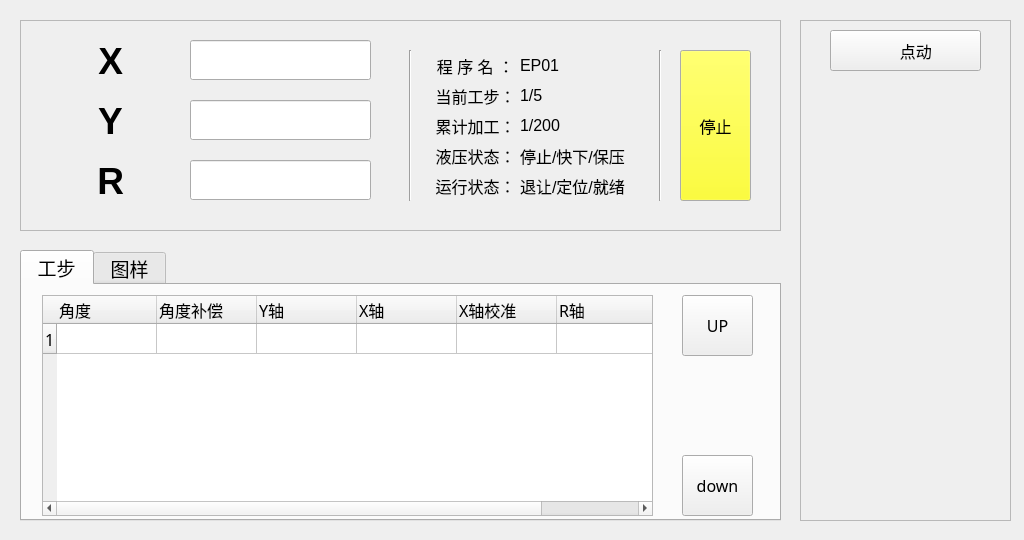
<?xml version="1.0" encoding="UTF-8"?>
<ui version="4.0">
 <class>RunState</class>
 <widget class="QWidget" name="RunState">
  <property name="geometry">
   <rect>
    <x>0</x>
    <y>0</y>
    <width>1024</width>
    <height>540</height>
   </rect>
  </property>
  <property name="windowTitle">
   <string>Form</string>
  </property>
  <widget class="QTabWidget" name="tabWidget">
   <property name="geometry">
    <rect>
     <x>20</x>
     <y>250</y>
     <width>761</width>
     <height>271</height>
    </rect>
   </property>
   <property name="font">
    <font>
     <pointsize>14</pointsize>
    </font>
   </property>
   <property name="tabShape">
    <enum>QTabWidget::Rounded</enum>
   </property>
   <property name="currentIndex">
    <number>0</number>
   </property>
   <widget class="QWidget" name="tab">
    <attribute name="title">
     <string> 工步 </string>
    </attribute>
    <widget class="QTableWidget" name="tableWidget_Run">
     <property name="geometry">
      <rect>
       <x>20</x>
       <y>10</y>
       <width>611</width>
       <height>221</height>
      </rect>
     </property>
     <property name="sizePolicy">
      <sizepolicy hsizetype="Expanding" vsizetype="Expanding">
       <horstretch>0</horstretch>
       <verstretch>0</verstretch>
      </sizepolicy>
     </property>
     <property name="font">
      <font>
       <family>Sans Serif</family>
       <pointsize>12</pointsize>
      </font>
     </property>
     <property name="cursor" stdset="0">
      <cursorShape>ArrowCursor</cursorShape>
     </property>
     <property name="mouseTracking">
      <bool>true</bool>
     </property>
     <property name="focusPolicy">
      <enum>Qt::NoFocus</enum>
     </property>
     <property name="acceptDrops">
      <bool>true</bool>
     </property>
     <property name="layoutDirection">
      <enum>Qt::LeftToRight</enum>
     </property>
     <property name="midLineWidth">
      <number>1</number>
     </property>
     <property name="verticalScrollBarPolicy">
      <enum>Qt::ScrollBarAsNeeded</enum>
     </property>
     <property name="horizontalScrollBarPolicy">
      <enum>Qt::ScrollBarAsNeeded</enum>
     </property>
     <property name="autoScrollMargin">
      <number>16</number>
     </property>
     <property name="editTriggers">
      <set>QAbstractItemView::NoEditTriggers</set>
     </property>
     <property name="dragEnabled">
      <bool>false</bool>
     </property>
     <property name="selectionMode">
      <enum>QAbstractItemView::SingleSelection</enum>
     </property>
     <property name="selectionBehavior">
      <enum>QAbstractItemView::SelectRows</enum>
     </property>
     <property name="textElideMode">
      <enum>Qt::ElideRight</enum>
     </property>
     <property name="gridStyle">
      <enum>Qt::SolidLine</enum>
     </property>
     <property name="sortingEnabled">
      <bool>false</bool>
     </property>
     <property name="rowCount">
      <number>1</number>
     </property>
     <property name="columnCount">
      <number>6</number>
     </property>
     <attribute name="horizontalHeaderCascadingSectionResizes">
      <bool>false</bool>
     </attribute>
     <attribute name="horizontalHeaderMinimumSectionSize">
      <number>27</number>
     </attribute>
     <attribute name="horizontalHeaderShowSortIndicator" stdset="0">
      <bool>false</bool>
     </attribute>
     <attribute name="horizontalHeaderStretchLastSection">
      <bool>false</bool>
     </attribute>
     <attribute name="verticalHeaderDefaultSectionSize">
      <number>30</number>
     </attribute>
     <attribute name="verticalHeaderShowSortIndicator" stdset="0">
      <bool>false</bool>
     </attribute>
     <row/>
     <column>
      <property name="text">
       <string>角度</string>
      </property>
      <property name="font">
       <font>
        <pointsize>12</pointsize>
       </font>
      </property>
      <property name="textAlignment">
       <set>AlignLeft|AlignVCenter</set>
      </property>
     </column>
     <column>
      <property name="text">
       <string>角度补偿</string>
      </property>
      <property name="font">
       <font>
        <family>Sans Serif</family>
        <pointsize>12</pointsize>
       </font>
      </property>
      <property name="textAlignment">
       <set>AlignLeft|AlignVCenter</set>
      </property>
     </column>
     <column>
      <property name="text">
       <string>Y轴</string>
      </property>
      <property name="font">
       <font>
        <family>Sans Serif</family>
        <pointsize>12</pointsize>
       </font>
      </property>
      <property name="textAlignment">
       <set>AlignLeft|AlignVCenter</set>
      </property>
     </column>
     <column>
      <property name="text">
       <string>X轴</string>
      </property>
      <property name="font">
       <font>
        <family>Sans Serif</family>
        <pointsize>12</pointsize>
       </font>
      </property>
      <property name="textAlignment">
       <set>AlignLeft|AlignVCenter</set>
      </property>
     </column>
     <column>
      <property name="text">
       <string>X轴校准</string>
      </property>
      <property name="font">
       <font>
        <family>Sans Serif</family>
        <pointsize>12</pointsize>
       </font>
      </property>
      <property name="textAlignment">
       <set>AlignLeft|AlignVCenter</set>
      </property>
     </column>
     <column>
      <property name="text">
       <string>R轴</string>
      </property>
      <property name="font">
       <font>
        <family>Sans Serif</family>
        <pointsize>12</pointsize>
       </font>
      </property>
      <property name="textAlignment">
       <set>AlignLeft|AlignVCenter</set>
      </property>
     </column>
     <item row="0" column="0">
      <property name="text">
       <string/>
      </property>
      <property name="font">
       <font>
        <family>文泉驿微米黑</family>
       </font>
      </property>
     </item>
    </widget>
    <widget class="QToolButton" name="pushButton_Left_1">
     <property name="geometry">
      <rect>
       <x>660</x>
       <y>10</y>
       <width>71</width>
       <height>61</height>
      </rect>
     </property>
     <property name="font">
      <font>
       <family>Sans Serif</family>
       <pointsize>12</pointsize>
      </font>
     </property>
     <property name="text">
      <string>UP</string>
     </property>
     <property name="icon">
      <iconset resource="A66-appsrc.qrc">
       <normaloff>:/ico/ICO/P2-UP.png</normaloff>:/ico/ICO/P2-UP.png</iconset>
     </property>
     <property name="iconSize">
      <size>
       <width>36</width>
       <height>36</height>
      </size>
     </property>
     <property name="toolButtonStyle">
      <enum>Qt::ToolButtonIconOnly</enum>
     </property>
    </widget>
    <widget class="QToolButton" name="pushButton_Left_4">
     <property name="geometry">
      <rect>
       <x>660</x>
       <y>170</y>
       <width>71</width>
       <height>61</height>
      </rect>
     </property>
     <property name="font">
      <font>
       <family>Sans Serif</family>
       <pointsize>12</pointsize>
      </font>
     </property>
     <property name="text">
      <string>down</string>
     </property>
     <property name="icon">
      <iconset resource="A66-appsrc.qrc">
       <normaloff>:/ico/ICO/P2-DOWN.png</normaloff>:/ico/ICO/P2-DOWN.png</iconset>
     </property>
     <property name="iconSize">
      <size>
       <width>36</width>
       <height>36</height>
      </size>
     </property>
    </widget>
    <zorder>tableWidget_Run</zorder>
    <zorder>pushButton_Left_1</zorder>
    <zorder>pushButton_Left_4</zorder>
    <zorder>tableWidget_Programdb</zorder>
    <zorder>tableWidget_Programdb</zorder>
   </widget>
   <widget class="QWidget" name="tab_2">
    <attribute name="title">
     <string> 图样 </string>
    </attribute>
    <widget class="QLabel" name="label_pic">
     <property name="geometry">
      <rect>
       <x>220</x>
       <y>40</y>
       <width>261</width>
       <height>171</height>
      </rect>
     </property>
     <property name="text">
      <string/>
     </property>
     <property name="pixmap">
      <pixmap resource="A66-appsrc.qrc">:/PIC/PIC/P01.jpg</pixmap>
     </property>
     <property name="scaledContents">
      <bool>true</bool>
     </property>
    </widget>
    <widget class="QGraphicsView" name="graphicsView">
     <property name="geometry">
      <rect>
       <x>20</x>
       <y>20</y>
       <width>711</width>
       <height>211</height>
      </rect>
     </property>
    </widget>
    <zorder>graphicsView</zorder>
    <zorder>label_pic</zorder>
   </widget>
  </widget>
  <widget class="QFrame" name="frame">
   <property name="geometry">
    <rect>
     <x>20</x>
     <y>20</y>
     <width>761</width>
     <height>211</height>
    </rect>
   </property>
   <property name="frameShape">
    <enum>QFrame::StyledPanel</enum>
   </property>
   <property name="frameShadow">
    <enum>QFrame::Raised</enum>
   </property>
   <widget class="QToolButton" name="toolButton">
    <property name="geometry">
     <rect>
      <x>30</x>
      <y>140</y>
      <width>101</width>
      <height>41</height>
     </rect>
    </property>
    <property name="font">
     <font>
      <pointsize>28</pointsize>
      <weight>75</weight>
      <bold>true</bold>
     </font>
    </property>
    <property name="text">
     <string>  R</string>
    </property>
    <property name="icon">
     <iconset resource="A66-appsrc.qrc">
      <normaloff>:/ico/ICO/P1-START.png</normaloff>:/ico/ICO/P1-START.png</iconset>
    </property>
    <property name="iconSize">
     <size>
      <width>30</width>
      <height>30</height>
     </size>
    </property>
    <property name="toolButtonStyle">
     <enum>Qt::ToolButtonTextBesideIcon</enum>
    </property>
    <property name="autoRaise">
     <bool>true</bool>
    </property>
   </widget>
   <widget class="QLineEdit" name="lineEdit_RCurrentPos">
    <property name="geometry">
     <rect>
      <x>170</x>
      <y>140</y>
      <width>181</width>
      <height>40</height>
     </rect>
    </property>
    <property name="font">
     <font>
      <pointsize>12</pointsize>
     </font>
    </property>
    <property name="cursor">
     <cursorShape>ArrowCursor</cursorShape>
    </property>
    <property name="text">
     <string/>
    </property>
    <property name="readOnly">
     <bool>true</bool>
    </property>
   </widget>
   <widget class="QToolButton" name="toolButton_2">
    <property name="geometry">
     <rect>
      <x>30</x>
      <y>80</y>
      <width>101</width>
      <height>41</height>
     </rect>
    </property>
    <property name="font">
     <font>
      <pointsize>28</pointsize>
      <weight>75</weight>
      <bold>true</bold>
     </font>
    </property>
    <property name="text">
     <string>  Y</string>
    </property>
    <property name="icon">
     <iconset resource="A66-appsrc.qrc">
      <normaloff>:/ico/ICO/P1-START.png</normaloff>:/ico/ICO/P1-START.png</iconset>
    </property>
    <property name="iconSize">
     <size>
      <width>30</width>
      <height>30</height>
     </size>
    </property>
    <property name="toolButtonStyle">
     <enum>Qt::ToolButtonTextBesideIcon</enum>
    </property>
    <property name="autoRaise">
     <bool>true</bool>
    </property>
   </widget>
   <widget class="QToolButton" name="toolButton_3">
    <property name="geometry">
     <rect>
      <x>30</x>
      <y>20</y>
      <width>101</width>
      <height>41</height>
     </rect>
    </property>
    <property name="font">
     <font>
      <pointsize>28</pointsize>
      <weight>75</weight>
      <bold>true</bold>
     </font>
    </property>
    <property name="text">
     <string>  X</string>
    </property>
    <property name="icon">
     <iconset resource="A66-appsrc.qrc">
      <normaloff>:/ico/ICO/P1-START.png</normaloff>:/ico/ICO/P1-START.png</iconset>
    </property>
    <property name="iconSize">
     <size>
      <width>30</width>
      <height>30</height>
     </size>
    </property>
    <property name="toolButtonStyle">
     <enum>Qt::ToolButtonTextBesideIcon</enum>
    </property>
    <property name="autoRaise">
     <bool>true</bool>
    </property>
   </widget>
   <widget class="QLineEdit" name="lineEdit_XCurrentPos">
    <property name="geometry">
     <rect>
      <x>170</x>
      <y>20</y>
      <width>181</width>
      <height>40</height>
     </rect>
    </property>
    <property name="font">
     <font>
      <pointsize>12</pointsize>
     </font>
    </property>
    <property name="cursor">
     <cursorShape>ArrowCursor</cursorShape>
    </property>
    <property name="text">
     <string/>
    </property>
    <property name="readOnly">
     <bool>true</bool>
    </property>
   </widget>
   <widget class="QLineEdit" name="lineEdit_YCurrentPos">
    <property name="geometry">
     <rect>
      <x>170</x>
      <y>80</y>
      <width>181</width>
      <height>40</height>
     </rect>
    </property>
    <property name="font">
     <font>
      <pointsize>12</pointsize>
     </font>
    </property>
    <property name="cursor">
     <cursorShape>ArrowCursor</cursorShape>
    </property>
    <property name="text">
     <string/>
    </property>
    <property name="readOnly">
     <bool>true</bool>
    </property>
   </widget>
   <widget class="Line" name="line">
    <property name="geometry">
     <rect>
      <x>380</x>
      <y>30</y>
      <width>20</width>
      <height>151</height>
     </rect>
    </property>
    <property name="orientation">
     <enum>Qt::Vertical</enum>
    </property>
   </widget>
   <widget class="QToolButton" name="toolButton_4">
    <property name="geometry">
     <rect>
      <x>410</x>
      <y>30</y>
      <width>91</width>
      <height>31</height>
     </rect>
    </property>
    <property name="font">
     <font>
      <pointsize>12</pointsize>
      <weight>50</weight>
      <bold>false</bold>
     </font>
    </property>
    <property name="text">
     <string>程 序 名 ：</string>
    </property>
    <property name="iconSize">
     <size>
      <width>30</width>
      <height>30</height>
     </size>
    </property>
    <property name="toolButtonStyle">
     <enum>Qt::ToolButtonTextBesideIcon</enum>
    </property>
    <property name="autoRaise">
     <bool>true</bool>
    </property>
   </widget>
   <widget class="QToolButton" name="toolButton_5">
    <property name="geometry">
     <rect>
      <x>410</x>
      <y>60</y>
      <width>91</width>
      <height>31</height>
     </rect>
    </property>
    <property name="font">
     <font>
      <pointsize>12</pointsize>
      <weight>50</weight>
      <bold>false</bold>
     </font>
    </property>
    <property name="text">
     <string>当前工步：</string>
    </property>
    <property name="iconSize">
     <size>
      <width>30</width>
      <height>30</height>
     </size>
    </property>
    <property name="toolButtonStyle">
     <enum>Qt::ToolButtonTextBesideIcon</enum>
    </property>
    <property name="autoRaise">
     <bool>true</bool>
    </property>
   </widget>
   <widget class="QToolButton" name="toolButton_6">
    <property name="geometry">
     <rect>
      <x>410</x>
      <y>90</y>
      <width>91</width>
      <height>31</height>
     </rect>
    </property>
    <property name="font">
     <font>
      <pointsize>12</pointsize>
      <weight>50</weight>
      <bold>false</bold>
     </font>
    </property>
    <property name="text">
     <string>累计加工：</string>
    </property>
    <property name="iconSize">
     <size>
      <width>30</width>
      <height>30</height>
     </size>
    </property>
    <property name="toolButtonStyle">
     <enum>Qt::ToolButtonTextBesideIcon</enum>
    </property>
    <property name="autoRaise">
     <bool>true</bool>
    </property>
   </widget>
   <widget class="QToolButton" name="toolButton_7">
    <property name="geometry">
     <rect>
      <x>410</x>
      <y>120</y>
      <width>91</width>
      <height>31</height>
     </rect>
    </property>
    <property name="font">
     <font>
      <pointsize>12</pointsize>
      <weight>50</weight>
      <bold>false</bold>
     </font>
    </property>
    <property name="text">
     <string>液压状态：</string>
    </property>
    <property name="iconSize">
     <size>
      <width>30</width>
      <height>30</height>
     </size>
    </property>
    <property name="toolButtonStyle">
     <enum>Qt::ToolButtonTextBesideIcon</enum>
    </property>
    <property name="autoRaise">
     <bool>true</bool>
    </property>
   </widget>
   <widget class="QToolButton" name="toolButton_8">
    <property name="geometry">
     <rect>
      <x>410</x>
      <y>150</y>
      <width>91</width>
      <height>31</height>
     </rect>
    </property>
    <property name="font">
     <font>
      <pointsize>12</pointsize>
      <weight>50</weight>
      <bold>false</bold>
     </font>
    </property>
    <property name="text">
     <string>运行状态：</string>
    </property>
    <property name="iconSize">
     <size>
      <width>30</width>
      <height>30</height>
     </size>
    </property>
    <property name="toolButtonStyle">
     <enum>Qt::ToolButtonTextBesideIcon</enum>
    </property>
    <property name="autoRaise">
     <bool>true</bool>
    </property>
   </widget>
   <widget class="QToolButton" name="pushButton_Left_5">
    <property name="geometry">
     <rect>
      <x>660</x>
      <y>30</y>
      <width>71</width>
      <height>151</height>
     </rect>
    </property>
    <property name="palette">
     <palette>
      <active>
       <colorrole role="Button">
        <brush brushstyle="SolidPattern">
         <color alpha="255">
          <red>255</red>
          <green>255</green>
          <blue>0</blue>
         </color>
        </brush>
       </colorrole>
      </active>
      <inactive>
       <colorrole role="Button">
        <brush brushstyle="SolidPattern">
         <color alpha="255">
          <red>255</red>
          <green>255</green>
          <blue>0</blue>
         </color>
        </brush>
       </colorrole>
      </inactive>
      <disabled>
       <colorrole role="Button">
        <brush brushstyle="SolidPattern">
         <color alpha="255">
          <red>255</red>
          <green>255</green>
          <blue>0</blue>
         </color>
        </brush>
       </colorrole>
      </disabled>
     </palette>
    </property>
    <property name="font">
     <font>
      <family>Sans Serif</family>
      <pointsize>12</pointsize>
     </font>
    </property>
    <property name="text">
     <string>停止</string>
    </property>
    <property name="icon">
     <iconset resource="A66-appsrc.qrc">
      <normaloff>:/ico/ICO/P1-STOP.png</normaloff>:/ico/ICO/P1-STOP.png</iconset>
    </property>
    <property name="iconSize">
     <size>
      <width>48</width>
      <height>48</height>
     </size>
    </property>
   </widget>
   <widget class="QLabel" name="label_ProgramName">
    <property name="geometry">
     <rect>
      <x>500</x>
      <y>30</y>
      <width>131</width>
      <height>31</height>
     </rect>
    </property>
    <property name="font">
     <font>
      <pointsize>12</pointsize>
     </font>
    </property>
    <property name="text">
     <string>EP01</string>
    </property>
   </widget>
   <widget class="QLabel" name="label_CurrentStep">
    <property name="geometry">
     <rect>
      <x>500</x>
      <y>60</y>
      <width>131</width>
      <height>31</height>
     </rect>
    </property>
    <property name="font">
     <font>
      <pointsize>12</pointsize>
     </font>
    </property>
    <property name="text">
     <string>1/5</string>
    </property>
   </widget>
   <widget class="QLabel" name="label_WorkedTotal">
    <property name="geometry">
     <rect>
      <x>500</x>
      <y>90</y>
      <width>131</width>
      <height>31</height>
     </rect>
    </property>
    <property name="font">
     <font>
      <pointsize>12</pointsize>
     </font>
    </property>
    <property name="text">
     <string>1/200</string>
    </property>
   </widget>
   <widget class="QLabel" name="label_Pressure">
    <property name="geometry">
     <rect>
      <x>500</x>
      <y>120</y>
      <width>131</width>
      <height>31</height>
     </rect>
    </property>
    <property name="font">
     <font>
      <pointsize>12</pointsize>
     </font>
    </property>
    <property name="text">
     <string>停止/快下/保压</string>
    </property>
   </widget>
   <widget class="QLabel" name="label_Run">
    <property name="geometry">
     <rect>
      <x>500</x>
      <y>150</y>
      <width>131</width>
      <height>31</height>
     </rect>
    </property>
    <property name="font">
     <font>
      <pointsize>12</pointsize>
     </font>
    </property>
    <property name="text">
     <string>退让/定位/就绪</string>
    </property>
   </widget>
   <widget class="Line" name="line_2">
    <property name="geometry">
     <rect>
      <x>630</x>
      <y>30</y>
      <width>20</width>
      <height>151</height>
     </rect>
    </property>
    <property name="orientation">
     <enum>Qt::Vertical</enum>
    </property>
   </widget>
   <zorder>toolButton</zorder>
   <zorder>lineEdit_RCurrentPos</zorder>
   <zorder>toolButton_2</zorder>
   <zorder>toolButton_3</zorder>
   <zorder>lineEdit_XCurrentPos</zorder>
   <zorder>lineEdit_YCurrentPos</zorder>
   <zorder>line</zorder>
   <zorder>toolButton_4</zorder>
   <zorder>toolButton_5</zorder>
   <zorder>toolButton_6</zorder>
   <zorder>toolButton_7</zorder>
   <zorder>toolButton_8</zorder>
   <zorder>pushButton_Left_5</zorder>
   <zorder>label_ProgramName</zorder>
   <zorder>label_CurrentStep</zorder>
   <zorder>label_WorkedTotal</zorder>
   <zorder>label_Pressure</zorder>
   <zorder>label_Run</zorder>
   <zorder>line_2</zorder>
   <zorder>tableWidget_Programdb</zorder>
  </widget>
  <widget class="QFrame" name="frame_2">
   <property name="geometry">
    <rect>
     <x>800</x>
     <y>20</y>
     <width>211</width>
     <height>501</height>
    </rect>
   </property>
   <property name="frameShape">
    <enum>QFrame::StyledPanel</enum>
   </property>
   <property name="frameShadow">
    <enum>QFrame::Sunken</enum>
   </property>
   <widget class="QLabel" name="label">
    <property name="geometry">
     <rect>
      <x>0</x>
      <y>70</y>
      <width>201</width>
      <height>261</height>
     </rect>
    </property>
    <property name="text">
     <string/>
    </property>
    <property name="pixmap">
     <pixmap resource="A66-appsrc.qrc">:/PIC/PIC/PIC_UPPER.png</pixmap>
    </property>
    <property name="alignment">
     <set>Qt::AlignCenter</set>
    </property>
   </widget>
   <widget class="QLabel" name="label_2">
    <property name="geometry">
     <rect>
      <x>6</x>
      <y>350</y>
      <width>201</width>
      <height>161</height>
     </rect>
    </property>
    <property name="text">
     <string/>
    </property>
    <property name="pixmap">
     <pixmap resource="A66-appsrc.qrc">:/PIC/PIC/PIC_LOWER.png</pixmap>
    </property>
    <property name="alignment">
     <set>Qt::AlignCenter</set>
    </property>
   </widget>
   <widget class="QToolButton" name="toolButton_Mode">
    <property name="geometry">
     <rect>
      <x>30</x>
      <y>10</y>
      <width>151</width>
      <height>41</height>
     </rect>
    </property>
    <property name="font">
     <font>
      <family>Sans Serif</family>
      <pointsize>12</pointsize>
     </font>
    </property>
    <property name="text">
     <string>     点动</string>
    </property>
    <property name="icon">
     <iconset resource="A66-appsrc.qrc">
      <normaloff>:/ico/ICO/P1-SIN.png</normaloff>:/ico/ICO/P1-SIN.png</iconset>
    </property>
    <property name="iconSize">
     <size>
      <width>36</width>
      <height>35</height>
     </size>
    </property>
    <property name="toolButtonStyle">
     <enum>Qt::ToolButtonTextBesideIcon</enum>
    </property>
   </widget>
  </widget>
 </widget>
 <resources>
  <include location="A66-appsrc.qrc"/>
 </resources>
 <connections/>
</ui>
